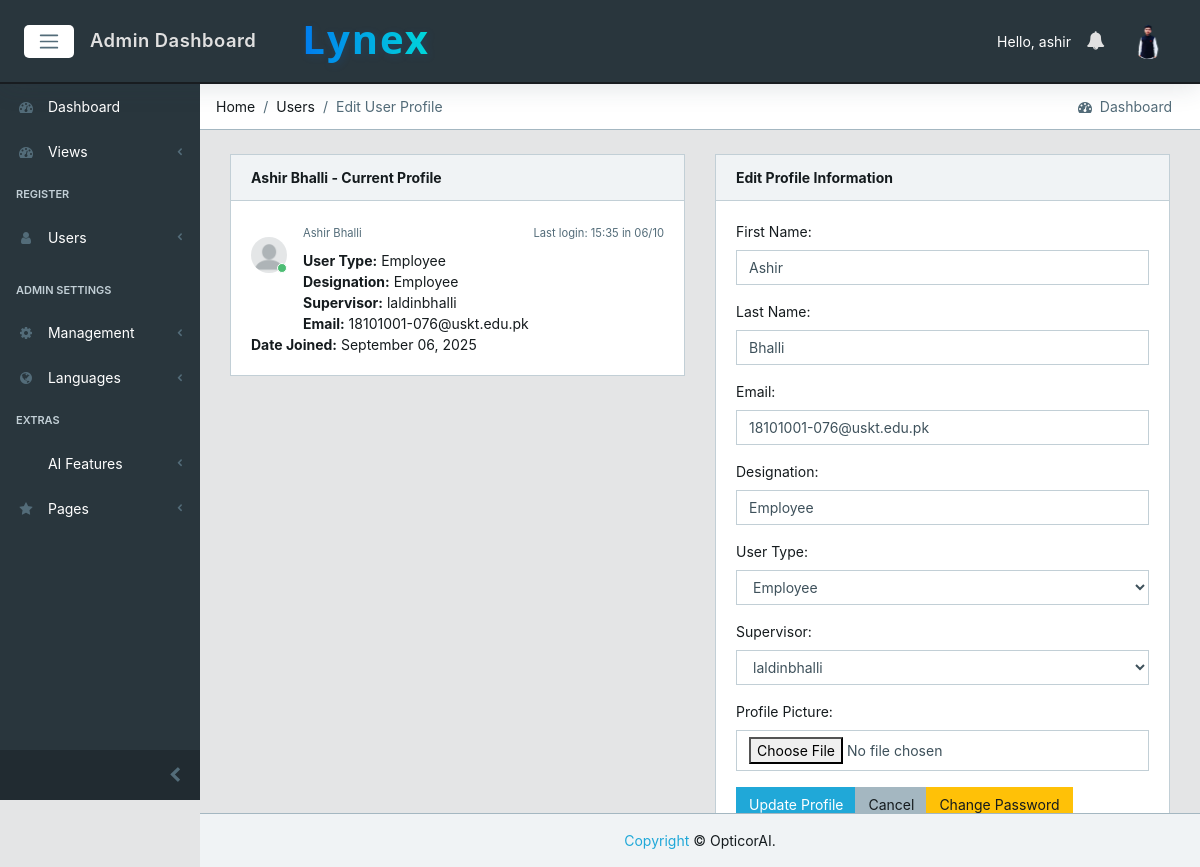
The app's page /users/81/edit/ (signed in), older data.
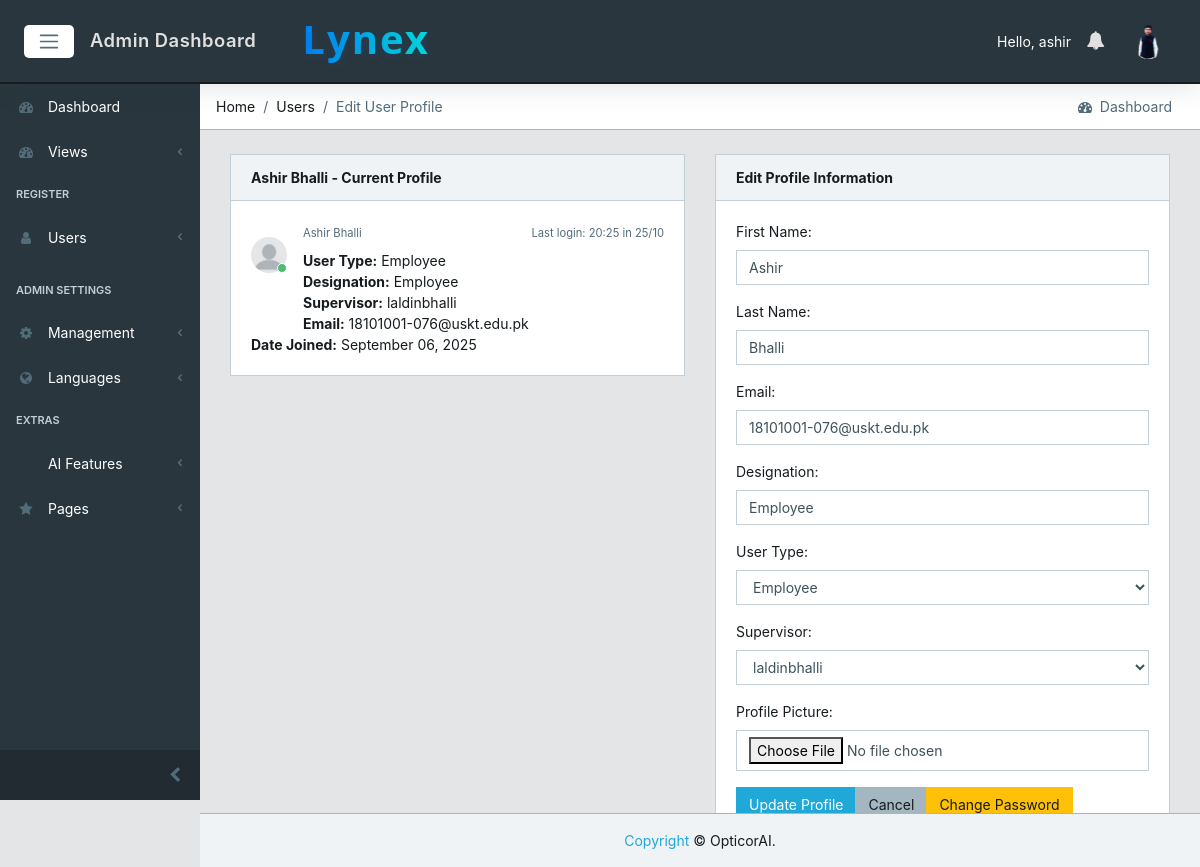
The same page, newer data.
### core/models.py (models this page shows, shortened)
class CustomUser(AbstractUser):
    email = models.EmailField(unique=True)  # Make email unique for authentication
    user_type = models.CharField(max_length=15, choices=USER_TYPE_CHOICES, db_index=True)
    designation = models.CharField(max_length=100, blank=True, null=True)
    created_by = models.ForeignKey('self', on_delete=models.SET_NULL, null=True, blank=True, related_name='created_users')
    created_date = models.DateField(auto_now_add=True)
    created_time = models.TimeField(auto_now_add=True)
    under_supervision = models.ForeignKey('self', on_delete=models.SET_NULL, null=True, blank=True, related_name='supervised_users')
    avatar = models.ImageField(upload_to='core/avatar', blank=True, null=True)
    @property
    def avatar_url(self):
        try:
            if self.avatar:
                url = getattr(self.avatar, 'url', None)
                if url and ('cloudinary' in url or 'res.cloudinary.com' in url):
                    return url
                avatar_path = getattr(self.avatar, 'path', None)
                if avatar_path and os.path.isfile(avatar_path) and url:
                    return url
        except Exception:
            pass
        return static('core/img/avatar/blank_profile.png')

### core/views.py (the view, shortened to what this page needs)
# urls.py: path('users/<int:user_id>/edit/', views.EditUserProfileView.as_view(), name='edit-user-profile'),
class EditUserProfileView(LoginRequiredMixin, View):
    def get(self, request, user_id):
        user = request.user
        target_user = get_object_or_404(CustomUser, id=user_id)
        if user.user_type == 'employee':
            if target_user != user:
                messages.error(request, 'You can only edit your own profile.')
                return redirect('core:dashboard')
        elif user.user_type == 'manager':
            if target_user.under_supervision != user:
                messages.error(request, 'You can only edit profiles of your subordinates.')
                return redirect('core:dashboard')
        form = UserProfileEditForm(instance=target_user, user=user)
        context = {
            'form': form,
            'target_user': target_user,
        }
        return render(request, 'core/edit_user_profile.html', context)

### core/context_processors.py (called while the page is built)
def logged_user_processor(request):
    if request.user.is_authenticated:
        try:
            logged_user = CustomUser.objects.select_related('under_supervision').get(id=request.user.id)
            return {'logged_user': logged_user}
        except CustomUser.DoesNotExist:
            return {'logged_user': None}
    return {'logged_user': None}

def notifications_processor(request):
    if request.user.is_authenticated:
        cache_key = f"unread_count:{request.user.id}"
        unread_count = cache.get(cache_key)
        if unread_count is None:
            unread_count = Notification.objects.filter(recipient=request.user, read=False).count()
            cache.set(cache_key, unread_count, 15)  # short cache to keep badges fresh
        unread_notifications = (
            Notification.objects.select_related('sender')
            .filter(recipient=request.user, read=False)
            .order_by('-created_at')[:10]
        )
        return {
            'unread_notifications': unread_notifications,
            'unread_count': unread_count,
        }
    return {'unread_notifications': [], 'unread_count': 0}

### core/templates/core/edit_user_profile.html (shortened to what the changed rows need)
{% extends 'core/base.html' %}
{% load static %}
{% block content %}
<div class="container-fluid">
  <div id="ui-view" style="opacity: 1;"><div class="animated fadeIn">
        <div class="row">
            <div class="col-12">
                <div class="row">
                    <div class="col-12 col-md-6">
                        <div class="card">
                            <div class="card-header">
                                <strong><span data-i18n-skip>{{ target_user.get_full_name }}</span> - Current Profile</strong>
                            </div>
                            <div class="card-body">
                                <div class="message">
                                    <div class="py-3 pb-5 mr-3 float-left">
                                        <div class="avatar">
                                        </div>
                                    </div>
                                    <div>
                                        <small class="text-muted" data-i18n-skip>{{ target_user.get_full_name }}</small>
                                        {% if target_user.last_login %}
                                        <small class="text-muted float-right mt-1">Last login: {{ target_user.last_login|date:"H:i" }} in {{ target_user.last_login|date:"d/m" }}</small>
                                        {% endif %}
                                    </div>
                                    <div class="mt-2" data-i18n-skip>
                                        <strong>User Type:</strong> {{ target_user.get_user_type_display }}<br>
                                        <strong>Designation:</strong> {{ target_user.designation }}<br>
                                        <strong>Supervisor:</strong> {{ target_user.under_supervision.username|default:'-' }}<br>
                                        <strong>Email:</strong> {{ target_user.email }}<br>
                                        <strong>Date Joined:</strong> {{ target_user.date_joined|date:"F d, Y" }}
                                    </div>
                                </div>
                            </div>
                        </div>
                    </div>
                    <div class="col-12 col-md-6">
                        <div class="card">
                            <div class="card-body">
                                <form method="post" enctype="multipart/form-data">
                                    <div class="form-group">
                                        <div data-i18n-skip>
                                        {{ form.first_name }}
                                        </div>
                                    </div>
                                    <div class="form-group">
                                        <div data-i18n-skip>
                                        {{ form.last_name }}
                                        </div>
                                    </div>
                                    {% if form.email %}
                                    <div class="form-group">
                                        <label for="{{ form.email.id_for_label }}">Email:</label>
                                        <div data-i18n-skip>
                                        {{ form.email }}
                                        </div>
                                    </div>
                                    {% endif %}
                                    {% if form.designation %}
                                    <div class="form-group">
                                        <label for="{{ form.designation.id_for_label }}">Designation:</label>
                                        {{ form.designation }}
                                    </div>
                                    {% endif %}
                                    {% if form.user_type %}
                                    <div class="form-group">
                                        <label for="{{ form.user_type.id_for_label }}">User Type:</label>
                                        {{ form.user_type }}
                                    </div>
                                    {% endif %}
                                    {% if form.under_supervision %}
                                    <div class="form-group">
                                        <label for="{{ form.under_supervision.id_for_label }}">Supervisor:</label>
                                        <div data-i18n-skip>
                                        {{ form.under_supervision }}
                                        </div>
                                    </div>
                                    {% endif %}
                                    <div class="form-group">
                                        <label for="{{ form.avatar.id_for_label }}">Profile Picture:</label>
                                        {{ form.avatar }}
                                    </div>
                                </form>
                            </div>
                        </div>
                    </div>
                </div>
            </div>
        </div>
    </div>
</div>
{% endblock %}

Row changes from the older to the newer data that the page shows:
changed CustomUser "Ashir Bhalli": last_login "15:35" → "20:25"; last_login "06/10" → "25/10"
